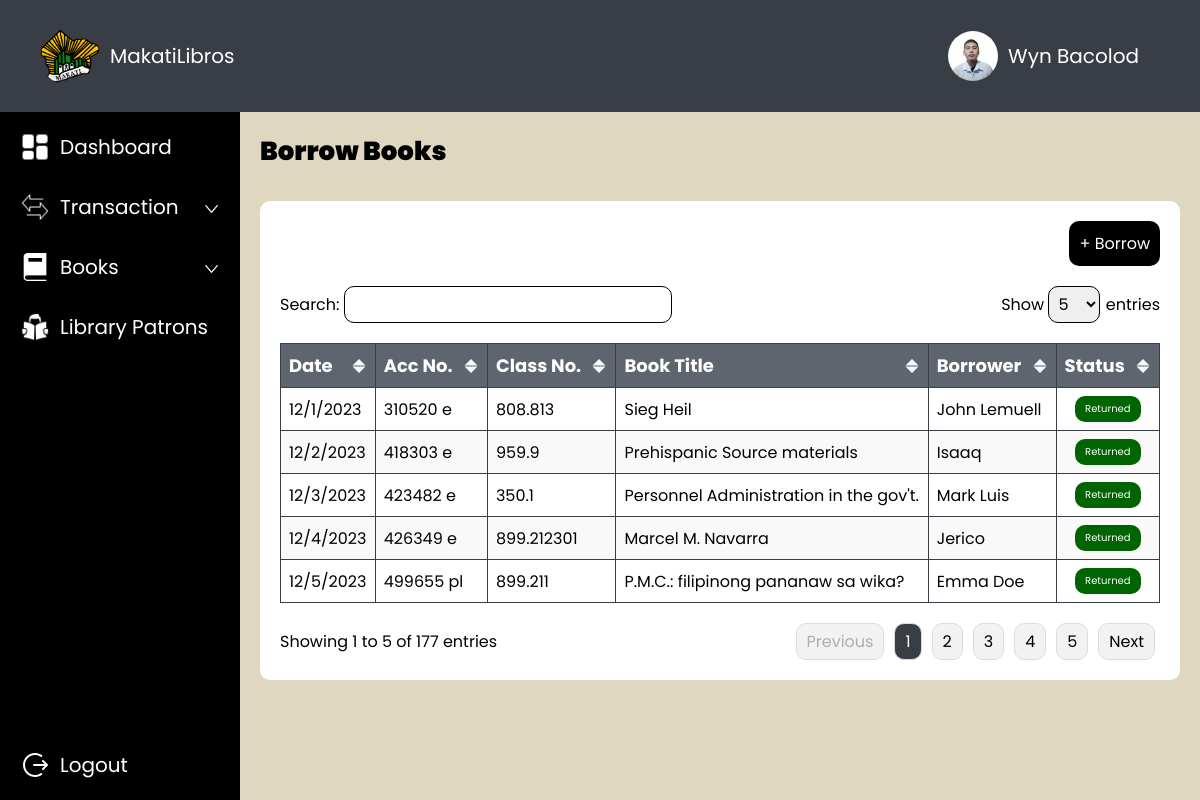
Page /admin/borrow.php on the committed database.
### tables this page shows
CREATE TABLE `borrow` (
  `borrow_id` int(11) NOT NULL,
  `book_id` int(11) DEFAULT NULL,
  `patrons_id` int(11) DEFAULT NULL,
  `status` varchar(255) DEFAULT NULL,
  `borrow_date` varchar(255) DEFAULT NULL,
  `return_date` varchar(255) DEFAULT NULL
);

CREATE TABLE `books` (
  `book_id` int(11) NOT NULL,
  `acc_number` varchar(255) DEFAULT NULL,
  `class_number` varchar(255) DEFAULT NULL,
  `title` varchar(255) DEFAULT NULL,
  `author_id` int(11) DEFAULT NULL,
  `copyright` int(11) DEFAULT NULL,
  `category_id` int(11) DEFAULT NULL,
  `image` varchar(255) DEFAULT NULL
);

### admin/functions/fetch_borrowed_books.php (called while the page is built)
<?php
function getBorrowedBooks($pdo) {
    $query = "SELECT
                  b.borrow_date,
                  u.firstname,
                  u.lastname,
                  bk.title,
                  bk.acc_number,         -- Fetch acc_number
                  bk.class_number,       -- Fetch class_number
                  b.return_date
              FROM
                  borrow b
              JOIN
                  patrons u ON b.patrons_id = u.patrons_id
              JOIN
                  books bk ON b.book_id = bk.book_id
              ORDER BY
                  STR_TO_DATE(b.borrow_date, '%M %d, %Y') DESC";
    $stmt = $pdo->prepare($query);
    $stmt->execute();
    $borrowedBooks = [];
    while ($row = $stmt->fetch(PDO::FETCH_ASSOC)) {
        $borrowedBooks[] = [
            'borrow_date' => $row['borrow_date'],
            'name' => $row['firstname'] . ' ' . $row['lastname'],
            'title' => $row['title'],
            'acc_number' => $row['acc_number'],
            'class_number' => $row['class_number'],
            'status' => empty($row['return_date']) ? 'Borrowed' : 'Returned'
        ];
    }
    return $borrowedBooks;
}
?>

### admin/borrow.php (the view, shortened to what this page needs)
<!DOCTYPE html>
<html lang="en">
<head>
    <link rel="stylesheet" href="style.css">
</head>
<?php
include '../connection.php';
include 'functions/fetch_borrowed_books.php';
$borrowedBooks = getBorrowedBooks($pdo);
?>
<body>
    <div class="wrapper">
        <div class="container-top">
            <div class="row row-between">
                <div class="row-auto">
                    <div class="container-round logo">
                        <img src="../images/makati-logo.png" class="image">
                    </div>
                    MakatiLibros
                </div>
                <div class="row-auto container-profile" onclick="openEditModal()">
                    <div class="container-round profile">
                        <img src="../images/sample-profile.jpg" class="image">
                    </div>
                    Wyn Bacolod
                </div>
            </div>
        </div>
        <div class="container-content">
            <div class="sidebar">
                <?php include 'sidebar.php'; ?>
            </div>
            <div class="body">
                <div class="row">
                    <div class="title-26px">
                        Borrow Books
                    </div>
                </div>
                <div class="container-white">
                    <div class="row row-right">
                        <button class="button-borrow" onclick="openAddModal()">
                            &#43; Borrow
                        </button>
                    </div>
                    <div class="row row-between">
                        <div>
                            <label for="search">Search: </label>
                            <input class="table-search" type="text" id="search" onkeyup="searchTable()">
                        </div>
                        <div>
                            <label for="entries">Show </label>
                            <select class="table-select" id="entries" onchange="changeEntries()">
                                <option value="5">5</option>
                            </select>
                            <label for="entries"> entries</label>
                        </div>
                    </div>
                    <div class="row">
                        <table id="table">
                            <thead>
                                <tr>
                                    <th onclick="sortTable(0)">
                                        <div class="row row-between">
                                            <div class="column-title">Date</div>
                                            <img id="sort-icon-0" src="../images/sort.png" class="sort">
                                        </div>
                                    </th>
                                    <th onclick="sortTable(1)">
                                        <div class="row row-between">
                                            <div class="column-title">Acc No.</div>
                                            <img id="sort-icon-2" src="../images/sort.png" class="sort">
                                        </div>
                                    </th>
                                    <th onclick="sortTable(2)">
                                        <div class="row row-between">
                                            <div class="column-title">Class No.</div>
                                            <img id="sort-icon-2" src="../images/sort.png" class="sort">
                                        </div>
                                    </th>
                                    <th onclick="sortTable(3)">
                                        <div class="row row-between">
                                            <div class="column-title">Book Title</div>
                                            <img id="sort-icon-2" src="../images/sort.png" class="sort">
                                        </div>
                                    </th>
                                    <th onclick="sortTable(1)">
                                        <div class="row row-between">
                                            <div class="column-title">Borrower</div>
                                            <img id="sort-icon-1" src="../images/sort.png" class="sort">
                                        </div>
                                    </th>
                                    <th onclick="sortTable(4)">
                                        <div class="row row-between">
                                            <div class="column-title">Status</div>
                                            <img id="sort-icon-3" src="../images/sort.png" class="sort">
                                        </div>
                                    </th>
                                </tr>
                            </thead>
                            <tbody>
                                <?php foreach ($borrowedBooks as $book) { ?>
                                    <tr>
                                        <td><?php echo $book['borrow_date']; ?></td>
                                        <td><?php echo $book['acc_number']; ?></td>
                                        <td><?php echo $book['class_number']; ?></td>
                                        <td><?php echo $book['title']; ?></td>
                                        <td><?php echo $book['name']; ?></td>
                                        <td>
                                            <center>
                                                <div class="status <?php echo strtolower($book['status']); ?>">
                                                    <?php echo $book['status']; ?>
                                                </div>
                                            </center>
                                        </td>
                                    </tr>
                                <?php } ?>
                            </tbody>
                        </table>
                    </div>
                    <div class="row row-between">
                        <div class="entry-info" id="entry-info"></div>
                        <div class="pagination" id="pagination"></div>
                    </div>
                </div>
            </div>
        </div>
    </div>
</body>
</html>

### admin/style.css (style rules this page uses)
* { margin: 0; padding: 0; font-family: 'Poppins', sans-serif; box-sizing: border-box; font-size: 20px; }
.wrapper { display: flex; flex-direction: column; height: 100vh; width: 100%; }
.container-top { display: flex; flex-direction: row; width: 100%; padding: 20px 40px; align-items: center; color: white; background-color: #393E46; }
.container-round { border-radius: 100%; overflow: hidden; }
.logo { width: 60px; height: 60px; }
.profile { width: 50px; height: 50px; }
.container-profile { border: 1px solid transparent; padding: 10px 20px; }
.container-content { display: flex; flex-direction: row; width: 100%; height: 100%; overflow: hidden; }
.row { display: flex; flex-direction: row; gap: 10px; width: 100%; }
.row-auto { display: flex; flex-direction: row; width: auto; height: auto; gap: 10px; align-items: center; }
.row-between { align-items: center; justify-content: space-between; }
.row-right { justify-content: right; }
.sidebar { display: flex; flex-direction: column; padding: 10px; gap: 10px; width: 20%; background-color: black; }
.image { width: 100%; height: 100%; }
.body { display: flex; flex-direction: column; padding: 20px; gap: 10px; width: 80%; background-color: #dfd7bf; overflow-y: scroll; }
.title-26px { font-size: 26px; font-weight: 900; }
.container-white { width: auto; display: flex; flex-direction: column; background-color: white; padding: 20px; border-radius: 10px; margin-top: 20px; gap: 20px; }
table { width: 100%; border-collapse: collapse; }
td { border: 1px solid #393E46; padding: 8px; text-align: left; font-size: 16px; }
th { background-color: #5F656F; color: white; border: 1px solid #393E46; padding: 8px; text-align: left; }
tbody tr:nth-child(even) { background-color: #f9f9f9; }
.column-title { font-size: 18px; }
.entry-info { font-size: 16px; }
.sort { width: 16px; height: 16px; }
.table-search, .table-select { border-radius: 10px; padding: 5px; font-size: 16px; border: 1px solid; }
.table-select option { padding: 5px; font-size: 16px; }
.status { padding: 5px 10px; border-radius: 10px; font-size: 10px; color: white; width: fit-content; }
.returned { background-color: #006400; }
button { padding: 10px; border-radius: 10px; font-size: 16px; border: none; }
.button-borrow { background-color: black; color: white; transition: transform 0.2s; }
label { font-size: 16px; }

### rows in the picture
borrow: borrow_date "12/1/2023", book.acc_number "310520 e", book.class_number "808.813", book.title "Sieg Heil", name "John Lemuell", status "Returned"
borrow: borrow_date "12/2/2023", book.acc_number "418303 e", book.class_number "959.9", book.title "Prehispanic Source materials", name "Isaaq", status "Returned"
borrow: borrow_date "12/3/2023", book.acc_number "423482 e", book.class_number "350.1", book.title "Personnel Administration in the gov't.", name "Mark Luis", status "Returned"
borrow: borrow_date "12/4/2023", book.acc_number "426349 e", book.class_number "899.212301", book.title "Marcel M. Navarra", name "Jerico", status "Returned"
borrow: borrow_date "12/5/2023", book.acc_number "499655 pl", book.class_number "899.211", book.title "P.M.C.: filipinong pananaw sa wika?", name "Emma Doe", status "Returned"
